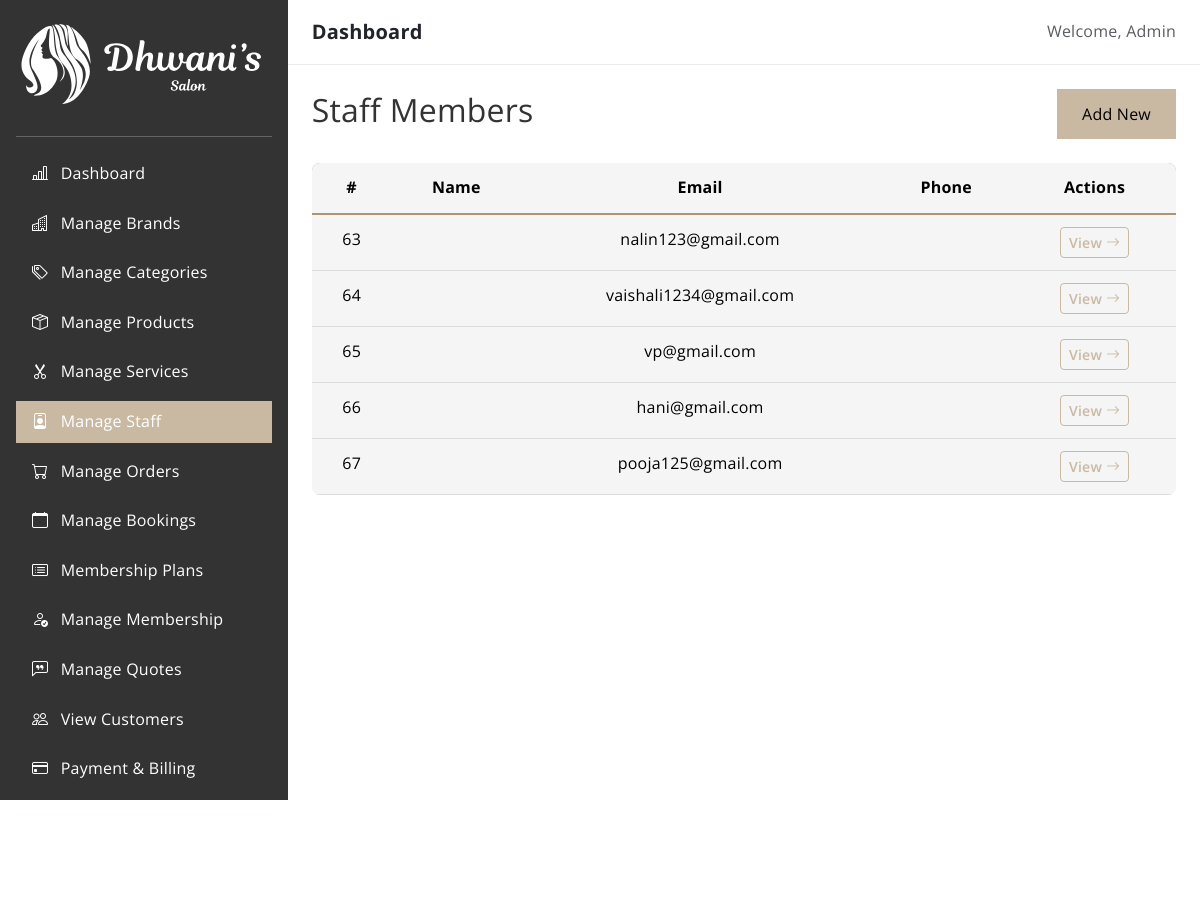
The app's page /admin/staff/index.php (signed in) with its own data.
### tables this page shows
CREATE TABLE `users` (
  `id` int(11) NOT NULL,
  `username` varchar(50) NOT NULL,
  `email` varchar(100) NOT NULL,
  `password` varchar(255) NOT NULL,
  `role` enum('admin','doctor','patient','staff') NOT NULL
);

### database/database.php (called while the page is built)
<?php
require(__DIR__ . '/Connection.php');
$servername = 'localhost';
$port = 3306;
$db_name = 'salon';
$username = 'root';
$password = '';
$connection = new Connection($servername, $port, $db_name, $username, $password);

### database/Connection.php (called while the page is built, shortened)
<?php
class Connection
{
    private $pdo;
    public function __construct($server_name, $port, $db_name, $username, $password)
    {
        try {
            $this->pdo = new PDO("mysql:host={$server_name};port={$port};dbname={$db_name}", $username, $password);
            $this->pdo->setAttribute(PDO::ATTR_ERRMODE, PDO::ERRMODE_EXCEPTION);
            $this->pdo->setAttribute(PDO::ATTR_DEFAULT_FETCH_MODE, PDO::FETCH_ASSOC);
        } catch (PDOException $e) {
            echo $e->getMessage();
            die();
        }
    }
    public function find($table_name, $options)
    {
        $column_names = array_keys($options);
        $condition_array = [];
        for ($i = 0; $i < count($column_names); $i++) {
            array_push($condition_array, "{$column_names[$i]} = :{$column_names[$i]}");
        }
        $condition = implode(" AND ", $condition_array);
        $statement = $this->pdo->prepare("SELECT * FROM {$table_name} WHERE {$condition}");
        $statement->execute($options);
        $result = $statement->fetchAll();
        return $result;
    }
}

### public/admin/staff/index.php (the view, shortened to what this page needs)
<?php
include DB_ROOT . 'database.php';
$staffMembers = $connection->find("users", ["role" => "staff"]);
?>
<?php include_once '../../../includes/header.php'; ?>
<div class="d-flex">
    <?php
    include_once '../../../includes/admin-sidebar.php';
    ?>
    <div class="container-fluid px-4 py-4">
        <div class="row mb-4">
            <div class="col-12 d-flex justify-content-between align-items-center">
                <h2 class="section-title">Staff Members</h2>
                <a href="new" class="btn btn-primary"><i class="fa-solid fa-plus"></i> Add New</a>
            </div>
        </div>
        <div class="row">
            <div class="col-12">
                <div class="table-responsive">
                    <table class="table table-hover">
                        <thead>
                            <tr class="text-center">
                                <th>#</th>
                                <th>Name</th>
                                <th>Email</th>
                                <th>Phone</th>
                                <th>Actions</th>
                            </tr>
                        </thead>
                        <tbody>
                            <?php if (count($staffMembers) > 0): ?>
                                <?php foreach ($staffMembers as $staff): ?>
                                    <tr class="text-center">
                                        <td><?= $staff['id']; ?></td>
                                        <td><?= $staff['name']; ?></td>
                                        <td><?= $staff['email']; ?></td>
                                        <td><?= $staff['phone']; ?></td>
                                        <td>
                                            <a href="view?id=<?= $staff['id']; ?>" class="fw-semibold btn btn-sm btn-outline-primary">
                                                View <i class="bi bi-arrow-right"></i>
                                            </a>
                                        </td>
                                    </tr>
                                <?php endforeach; ?>
                            <?php else: ?>
                                <tr>
                                    <td colspan="5" class="text-center">No staff members found</td>
                                </tr>
                            <?php endif; ?>
                        </tbody>
                    </table>
                </div>
            </div>
        </div>
    </div>
</div>
<?php include_once '../../../includes/admin_footer.php'; ?>

### public/assets/css/style.css (style rules this page uses)
body { display: flex; flex-direction: column; min-height: 100vh; }

### includes/admin-sidebar.php (style rules this page uses)
body { height: 100vh; overflow: hidden; }

### records on screen
users: id "63", email "nalin123@gmail.com"
users: id "64", email "vaishali1234@gmail.com"
users: id "65", email "vp@gmail.com"
users: id "66", email "hani@gmail.com"
users: id "67", email "pooja125@gmail.com"
